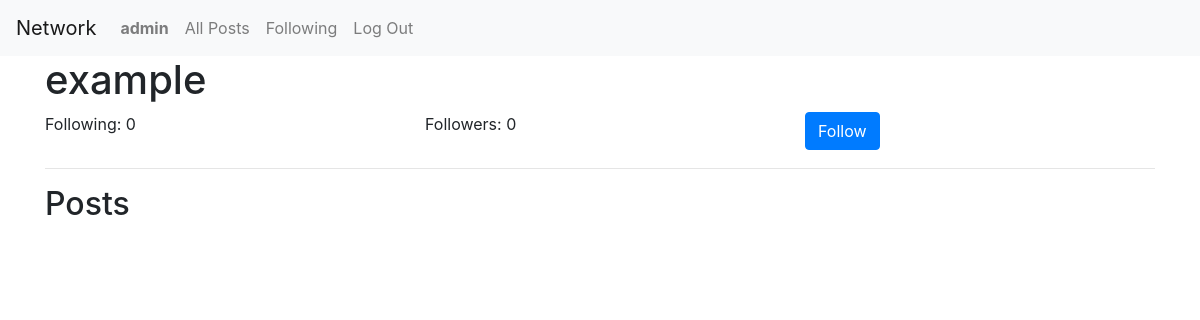
/u/example (signed in), run on an earlier commit of the app's database.
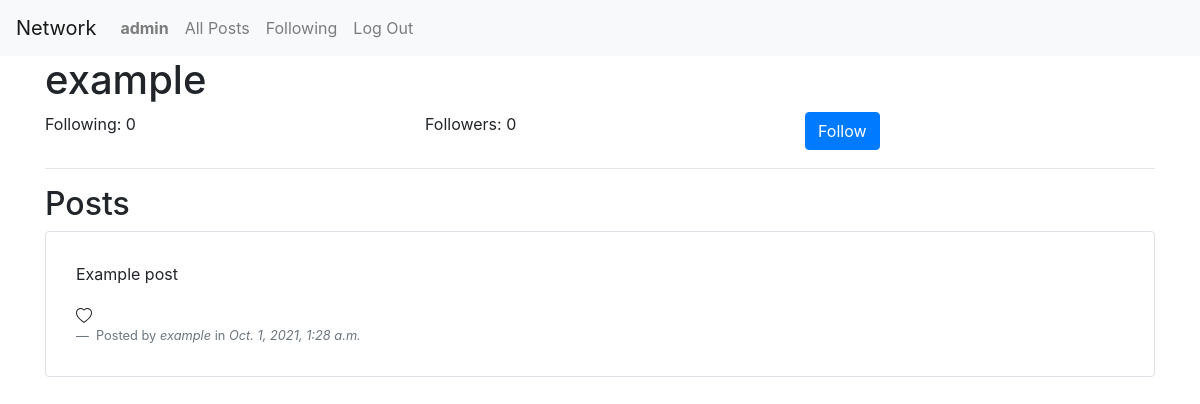
And on a later commit of the database.
### network/models.py (models this page shows)
class Post(models.Model):
    author = models.ForeignKey("User", on_delete=models.CASCADE, related_name="author")
    content = models.TextField()
    dateTime = models.DateTimeField()

class User(AbstractUser):
    pass

### network/views.py (the view)
# urls.py: path("u/<str:username>",views.profile, name="profile"),
@login_required
def profile(request, username):
    if request.method == "GET":
        currentUser = functions.ProfileData().get(request.user.username)
        postsPaginator = Paginator(functions.ProfileData().get(username).posts, 10)
        page_num = request.GET.get("page")
        page = postsPaginator.get_page(page_num)
        return render(
            request,
            "network/profile.html",
            {
                "profile": functions.ProfileData().get(username),
                "isFollowing": currentUser.checkIfIsFollowing(username),
                "page": page,
            },
        )
    elif (
        request.method == "POST"
    ):  # Create a form in the view that the submit button follows.
        functions.followOrUnfollowFollowedFollowing(username, request.user.username)
        return HttpResponseRedirect(reverse("profile", args=[username]))

### network/functions.py (called while the page is built)
    def checkIfIsFollowing(self, username):
        selfDataQuery = User.objects.get(username=self.username)
        userToCheckDataQuery = User.objects.get(username=username)
        followRelationQuery = FollowRelations.objects.filter(
            following=selfDataQuery
        ).filter(followed=userToCheckDataQuery)
        if followRelationQuery.count() > 0:
            return True
        return False

    def get(self, username):
        userModelData = User.objects.get(username=username)
        postModelData = Post.objects.filter(author=userModelData).order_by("-dateTime")
        self.username = username
        self.following = FollowRelations.objects.filter(
            following=userModelData
        ).count()
        self.followers = FollowRelations.objects.filter(
            followed=userModelData
        ).count()
        for post in postModelData:
            self.posts.append(post)
        return self

### network/templates/network/profile.html (shortened to what this page needs)
{% extends "network/layout.html" %}
{% block body %}
    <h1>{{ profile.username }}</h1>
    <div class="row">
        <div class="col">
            <p>Following: {{ profile.following }}</p>
        </div>
        <div class="col">
            <p>Followers: {{ profile.followers }}</p>
        </div>
        <div class="col">
            {% if profile.username != user.username and isFollowing == False %}
                <form action="{% url 'profile' profile.username %}" method="post">
                    <input type="submit" value="Follow" class="btn btn-primary" id="follow">
                </form>
            {% endif %}
        </div>
    </div>
    <hr>
    <h2>Posts</h2>
    <div class="posts">
        {% for post in page %}
        <div class="PostsDiv border rounded">
            <p>{{ post.content }}</p>
            <span> {{ post.likes }}</span>
            <footer class="blockquote-footer">
                Posted by <cite title="Source Title">{{ post.author }} </cite>in<cite tittle="Source Title"> {{ post.dateTime}}</cite>
            </footer>
        </div>
        {% endfor %}
    </div>
{% endblock %}

What changed in the data, as far as the page shows it:
added Post: content "Example post", author "example", dateTime "Oct. 1, 2021, 1:28 a.m."
